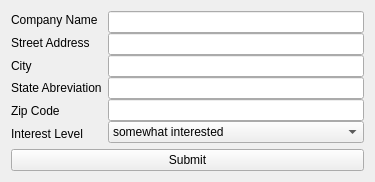
<?xml version="1.0" encoding="UTF-8"?>
<ui version="4.0">
 <class>Pamphlet</class>
 <widget class="QWidget" name="Pamphlet">
  <property name="geometry">
   <rect>
    <x>0</x>
    <y>0</y>
    <width>375</width>
    <height>173</height>
   </rect>
  </property>
  <property name="windowTitle">
   <string>Request Pamphlet</string>
  </property>
  <layout class="QGridLayout" name="gridLayout">
   <item row="0" column="0">
    <layout class="QVBoxLayout" name="verticalLayout_3">
     <item>
      <layout class="QHBoxLayout" name="horizontalLayout">
       <item>
        <layout class="QVBoxLayout" name="verticalLayout_2">
         <property name="spacing">
          <number>5</number>
         </property>
         <item>
          <widget class="QLabel" name="label">
           <property name="text">
            <string>Company Name</string>
           </property>
          </widget>
         </item>
         <item>
          <widget class="QLabel" name="label_2">
           <property name="text">
            <string>Street Address</string>
           </property>
          </widget>
         </item>
         <item>
          <widget class="QLabel" name="label_3">
           <property name="text">
            <string>City</string>
           </property>
          </widget>
         </item>
         <item>
          <widget class="QLabel" name="label_4">
           <property name="text">
            <string>State Abreviation</string>
           </property>
          </widget>
         </item>
         <item>
          <widget class="QLabel" name="label_5">
           <property name="text">
            <string>Zip Code</string>
           </property>
          </widget>
         </item>
         <item>
          <widget class="QLabel" name="label_6">
           <property name="text">
            <string>Interest Level</string>
           </property>
          </widget>
         </item>
        </layout>
       </item>
       <item>
        <layout class="QVBoxLayout" name="verticalLayout">
         <property name="spacing">
          <number>0</number>
         </property>
         <item>
          <widget class="QLineEdit" name="nameEdit"/>
         </item>
         <item>
          <widget class="QLineEdit" name="addressEdit"/>
         </item>
         <item>
          <widget class="QLineEdit" name="cityEdit"/>
         </item>
         <item>
          <widget class="QLineEdit" name="stateEdit"/>
         </item>
         <item>
          <widget class="QLineEdit" name="zipEdit"/>
         </item>
         <item>
          <widget class="QComboBox" name="interestLevel">
           <property name="layoutDirection">
            <enum>Qt::LeftToRight</enum>
           </property>
           <property name="currentIndex">
            <number>1</number>
           </property>
           <item>
            <property name="text">
             <string>very interested</string>
            </property>
           </item>
           <item>
            <property name="text">
             <string>somewhat interested</string>
            </property>
           </item>
           <item>
            <property name="text">
             <string>not interested</string>
            </property>
           </item>
          </widget>
         </item>
        </layout>
       </item>
      </layout>
     </item>
     <item>
      <widget class="QPushButton" name="submitButton">
       <property name="text">
        <string>Submit</string>
       </property>
      </widget>
     </item>
    </layout>
   </item>
  </layout>
 </widget>
 <resources/>
 <connections/>
</ui>
